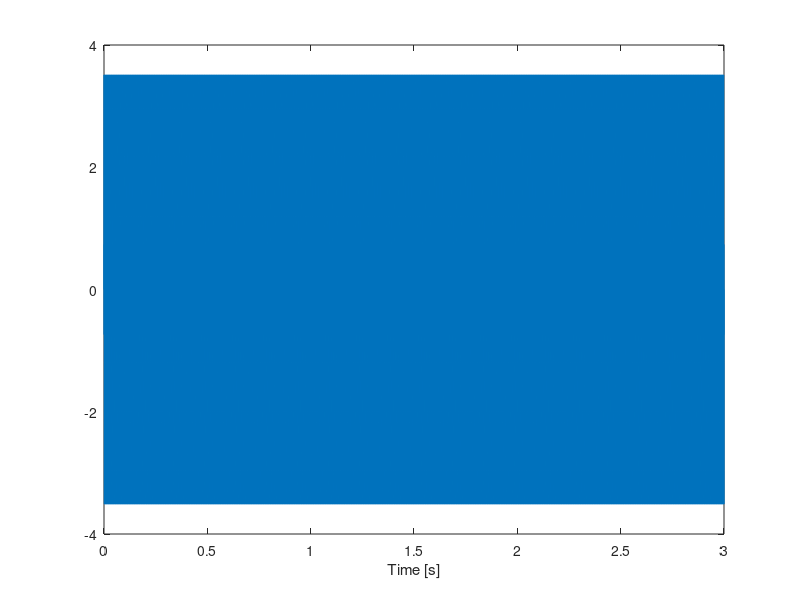
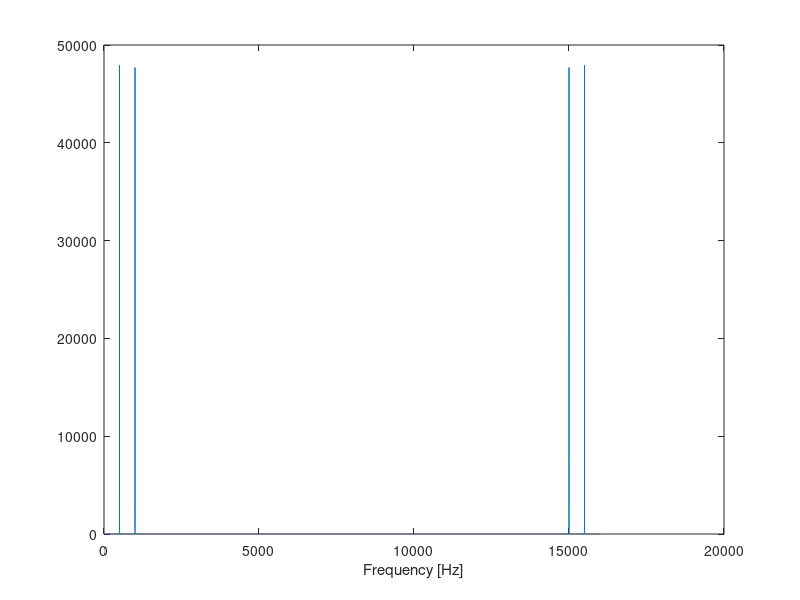

MATLAB code for these plots, in order:
% Demo description to fft() command on a sin wave 23/01/2019

clear

fs=16000; %sampling f

f=500;  %sin wave freq
t=0:(1/fs):3;
x1= 2*sin(2*pi*f*t);
x2= 2*sin(2*pi*2*f*t);
x=x1+x2

figure
plot(t,x)
xlabel('Time [s]')

%get fft
x_fft=fft(x);

step = fs/(length(x_fft)-1)
freq = 0:step:fs;

figure
plot(freq, abs(x_fft))
xlabel('Frequency [Hz]')